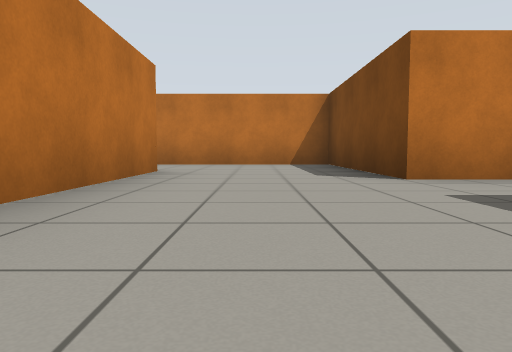
[1] (above)

24 first-person views from a walk through a robot-simulator world made for Gazebo. The camera is 0.5 m above the floor, tilts 4° down and sees 70° across. The floor is counted in squares, 2 m on a side. Each view is taken from the middle of a square. On the plan, view 1 faces up. The plan holds only what a view shows up to about 9 squares ahead; the rest is blank.

[2]
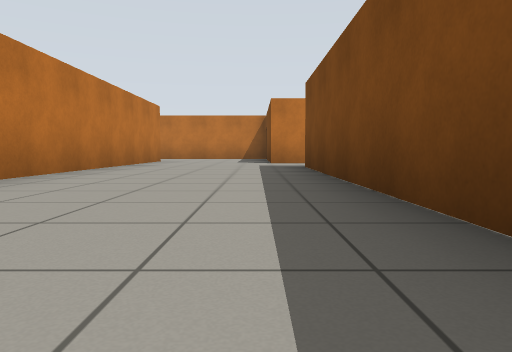

[3]
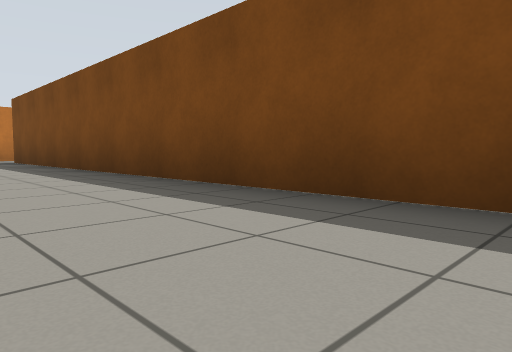

[4]
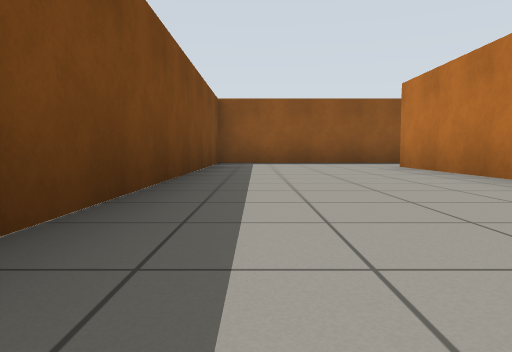

[5]
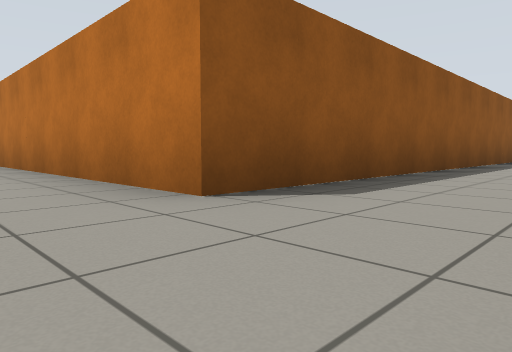

[6]
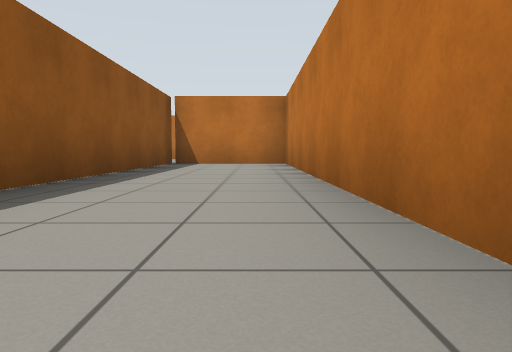

[7]
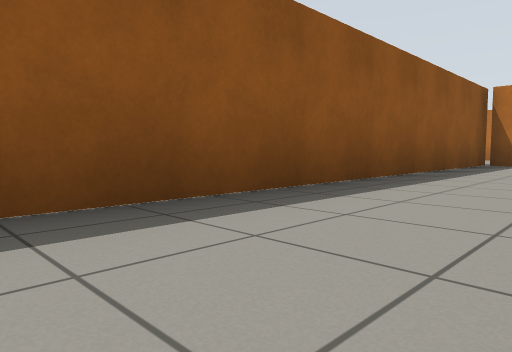

[8]
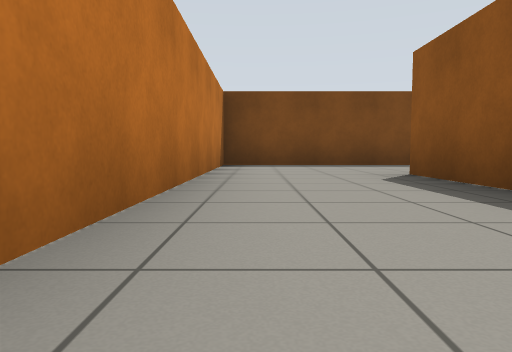

[9]
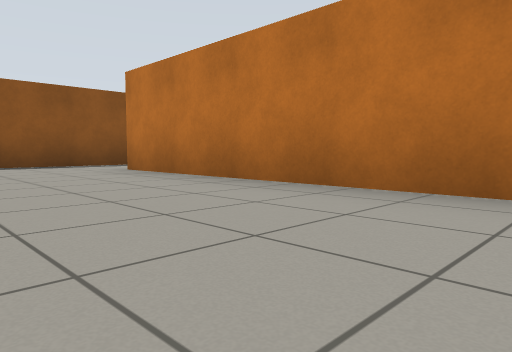

[10]
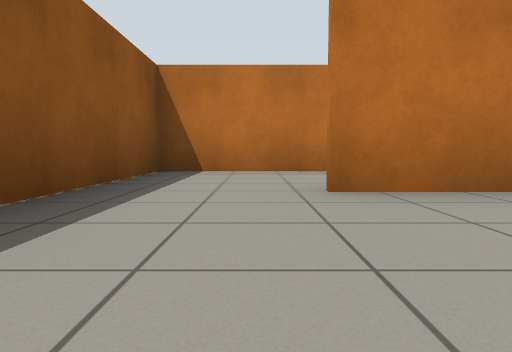

[11]
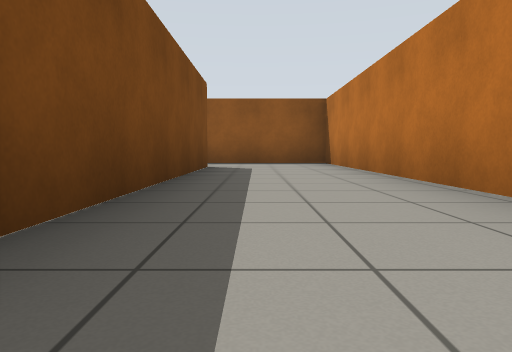

[12]
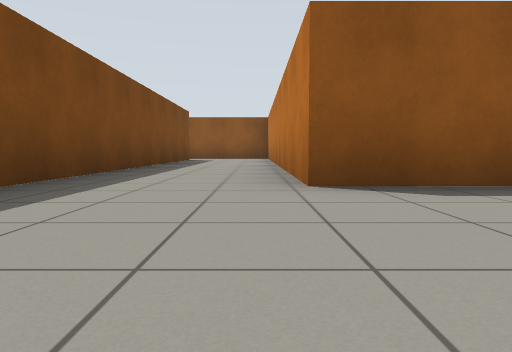

[13]
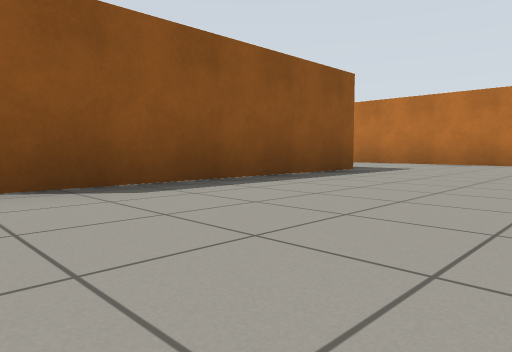

[14]
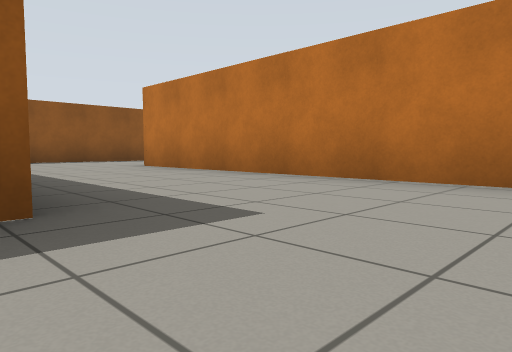

[15]
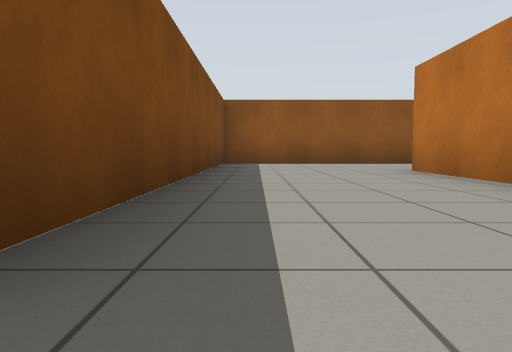

[16]
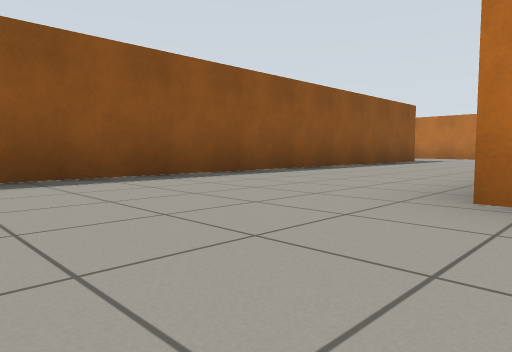

[17]
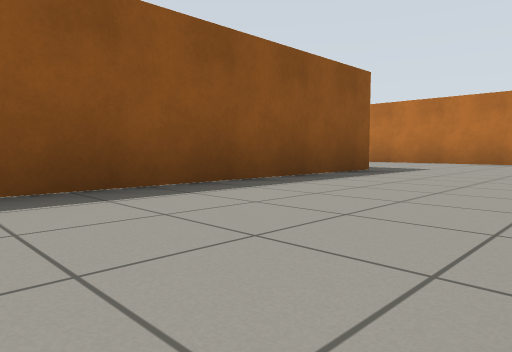

[18]
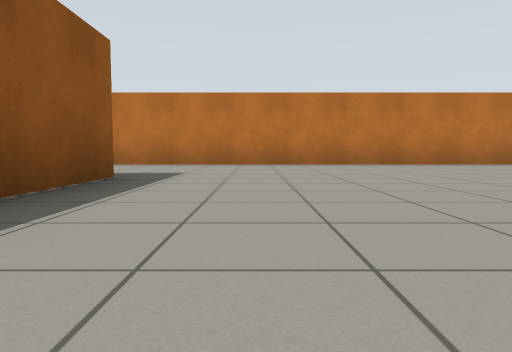

[19]
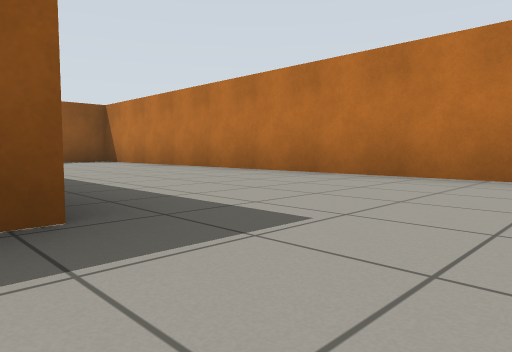

[20]
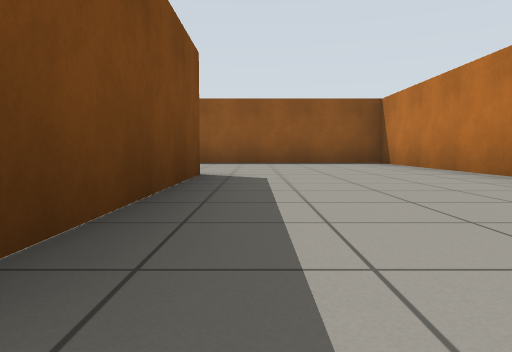

[21]
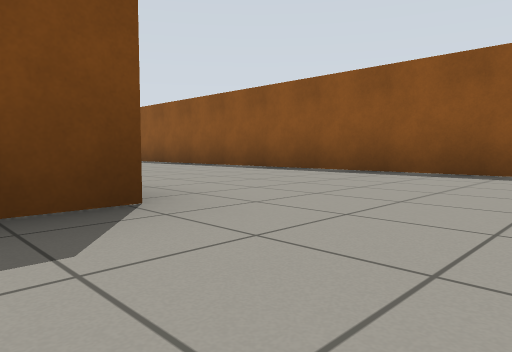

[22]
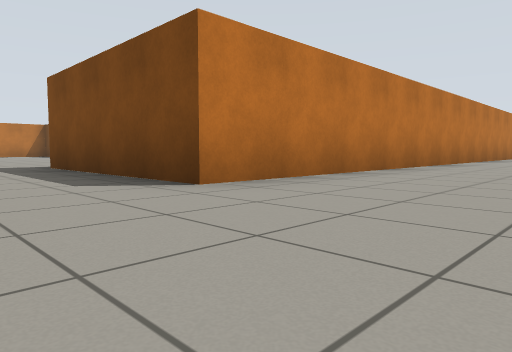

[23]
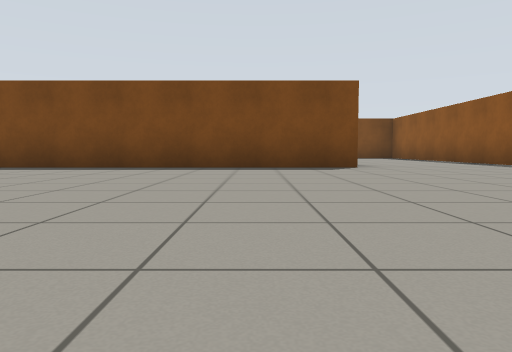

[24]
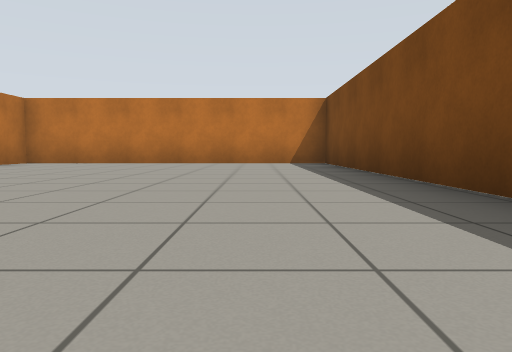

### Floor plan
Ten units are one square. View 1 is at (0, 0); x grows to the right and y downward. Boxes are objects, and circles mark ways between rooms. Rooms are numbered by the first view taken in them; rooms with no view inside come last. Other rooms are left out.
<svg viewBox="-199 -71 226 208">
<path fill="none" stroke="#000" d="M-15 82 17 82 17 -16M-12 -24 -12 66M22 -31 13 -31M13 -31 13 -66 -99 -66 -99 -44 -12 -44 -12 -24M-137 35 -137 -41 -194 -41 -194 -32M-99 -19 -99 35M-74 -5 -34 -5 -34 82 -15 82M-73 98 -164 98 -164 63 -74 63 -74 -1M-194 5 -194 132 -100 132M-13 66 -13 -6"/>
<circle cx="0" cy="-30" r="3" fill="#2a7"/>
<circle cx="-10" cy="70" r="3" fill="#2a7"/>
<text x="0" y="30">1</text>
<text x="-40" y="-50">2</text>
<text x="-120" y="40">3</text>
</svg>
Room 1 opens to room 2. Room 1 opens to room 3.

Where each view was taken, in squares from view 1:
view 1: 0 up, 0 right, facing up
view 2: 4 down, 1 right, facing up
view 3: 7 down, 0 right, facing up-right
view 4: 1 down, 1 right, facing down
view 5: 6 up, 0 right, facing down-left
view 6: 6 up, 3 left, facing left
view 7: 6 up, 3 left, facing down-left
view 8: 6 up, 5 left, facing right
view 9: 2 down, 1 right, facing down-left
view 10: 7 down, 1 right, facing left
view 11: 1 down, 2 left, facing down
view 12: 3 up, 3 left, facing down
view 13: 3 up, 3 left, facing down-left
view 14: 2 up, 7 left, facing down-left
view 15: 1 up, 8 left, facing down
view 16: 3 down, 8 left, facing down-left
view 17: 4 down, 12 left, facing down-left
view 18: 5 down, 13 left, facing left
view 19: 5 down, 16 left, facing down-left
view 20: 6 down, 17 left, facing down
view 21: 9 down, 18 left, facing down-right
view 22: 12 down, 18 left, facing up-right
view 23: 2 down, 19 left, facing right
view 24: 3 down, 15 left, facing up
